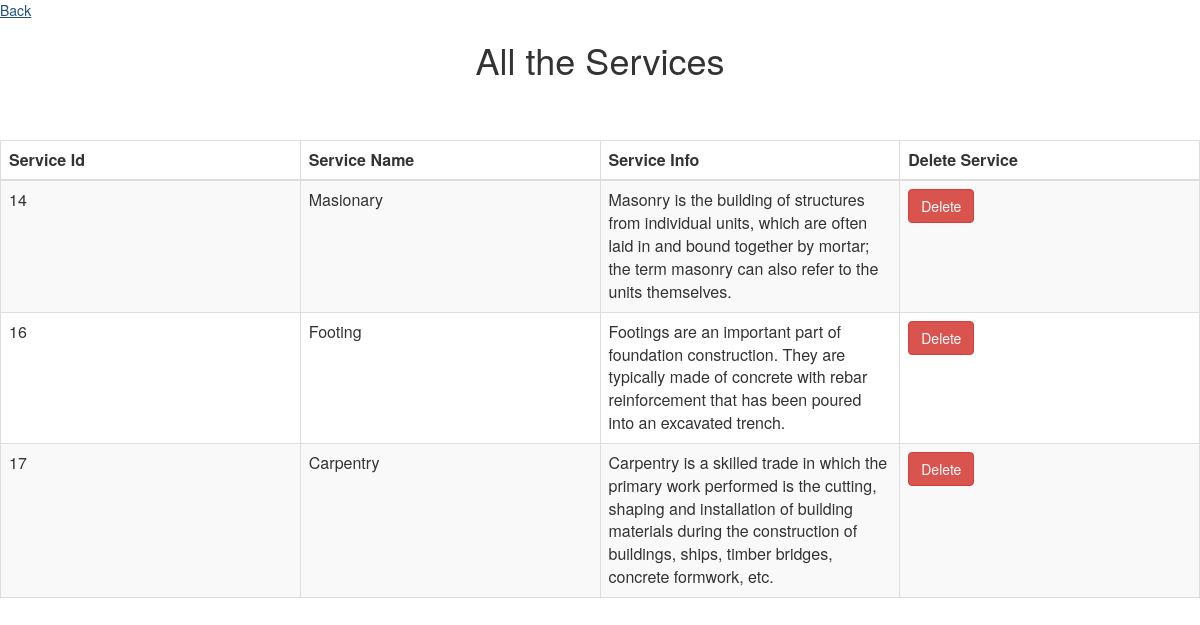
Screenshot of /admin/viewservices.php with the database file from the repository.
### tables this page shows
CREATE TABLE `services` (
  `service_id` int(10) NOT NULL,
  `service_name` varchar(30) NOT NULL,
  `service_info` varchar(1000) NOT NULL,
  `service_pic` varchar(1000) NOT NULL
);

### admin/viewservices.php (the view, shortened to what this page needs)
<html>
<head lang="en">
    <link type="text/css" rel="stylesheet" href="css\bootstrap.css">
</head>
<body>
  <a class=".btn-primary" href="index.php">Back</a>
<div class="table-scrol">
    <h1 align="center">All the Services</h1>
<div class="table-responsive">
    <table class="table table-bordered table-hover table-striped" style="table-layout: fixed">
        <thead>
        <tr>
            <th>Service Id</th>
            <th>Service Name</th>
            <th>Service Info</th>
            <th>Delete Service</th>
        </tr>
        </thead>
        <?php
        include("../database/db_conection.php");
        $view_users_query="select * from services";
        $run=mysqli_query($dbcon,$view_users_query);
        while($row=mysqli_fetch_array($run))
        {
            $user_id=$row[0];
            $user_name=$row[1];
            $user_email=$row[2];
        ?>
        <tr>
            <td><?php echo $user_id;  ?></td>
            <td><?php echo $user_name;  ?></td>
            <td><?php echo $user_email;  ?></td>
            <td><a href="deleteser.php?del=<?php echo $user_id; ?>"><button class="btn btn-danger">Delete</button></a></td>
        </tr>
        <?php } ?>
    </table>
        </div>
</div>
</body>
</html>

### admin/viewservices.php (style rules this page uses)
.table { margin-top: 50px; }

### rows the page displays
services: service_id "14", service_name "Masionary", service_info "Masonry is the building of structures from individual units, which are often laid in and bound together by mortar; the term masonry can also refer to the units themselves."
services: service_id "16", service_name "Footing", service_info "Footings are an important part of foundation construction. They are typically made of concrete with rebar reinforcement that has been poured into an excavated trench."
services: service_id "17", service_name "Carpentry", service_info "Carpentry is a skilled trade in which the primary work performed is the cutting, shaping and installation of building materials during the construction of buildings, ships, timber bridges, concrete formwork, etc."
